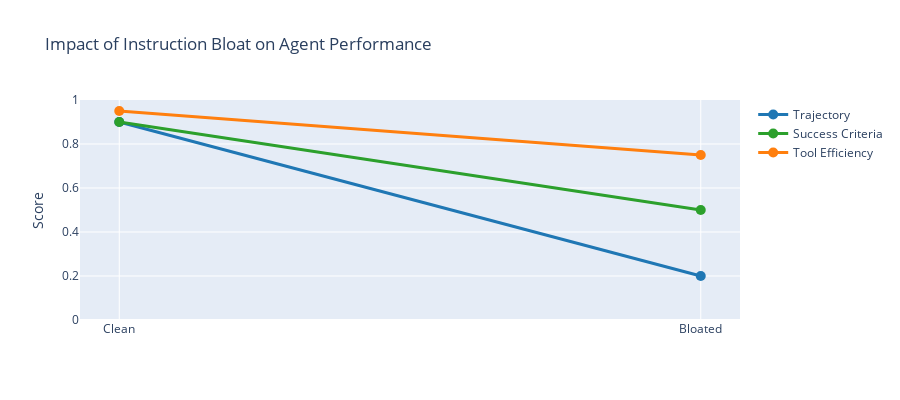

Notebook cell for this chart:
### Markdown cell above
### Analyzing Instruction Bloat Impact

Let's see how extra instructions affected performance:

### Code cell
# Plot instruction bloat impact
clean_baseline_metrics = get_metrics_from_experiment(noise_experiments["100-pct-relevant"])
bloated_metrics = get_metrics_from_experiment(noisy_instruction_experiment)

plot_instruction_bloat(clean_baseline_metrics, bloated_metrics)

### Figure 1 — Plotly figure (JSON) as saved in the notebook; plotly's stock layout.template omitted (floating-point values rounded to 4 significant figures)
{"data": [{"line": {"color": "#1f77b4", "width": 3}, "marker": {"size": 10}, "mode": "lines+markers", "name": "Trajectory", "type": "scatter", "x": ["Clean", "Bloated"], "y": [0.9, 0.2]}, {"line": {"color": "#2ca02c", "width": 3}, "marker": {"size": 10}, "mode": "lines+markers", "name": "Success Criteria", "type": "scatter", "x": ["Clean", "Bloated"], "y": [0.9, 0.5]}, {"line": {"color": "#ff7f0e", "width": 3}, "marker": {"size": 10}, "mode": "lines+markers", "name": "Tool Efficiency", "type": "scatter", "x": ["Clean", "Bloated"], "y": [0.95, 0.75]}], "layout": {"height": 400, "hovermode": "x unified", "title": {"text": "Impact of Instruction Bloat on Agent Performance"}, "yaxis": {"range": [0, 1], "title": {"text": "Score"}}}}
